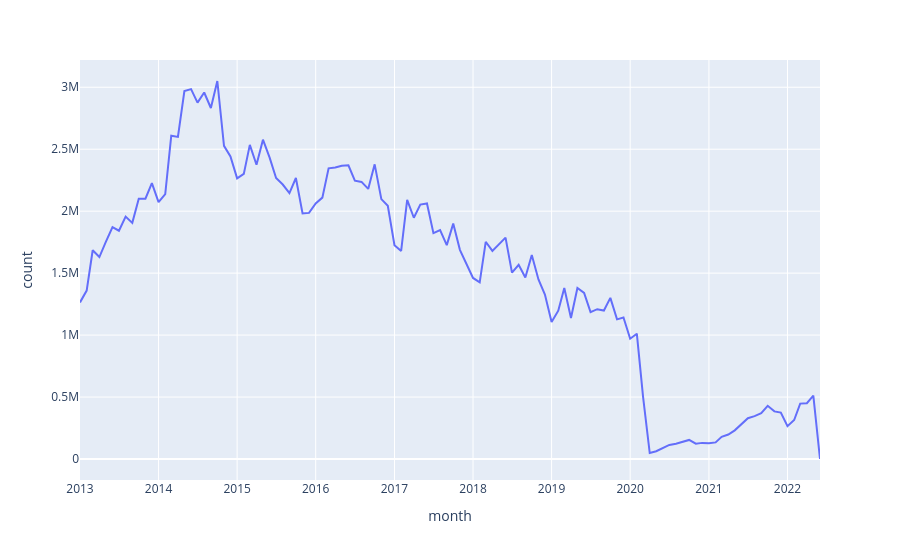

Write notebook code for a chart like this one.
### Code cell
px.line(monthly_stats, 'month', 'count')
